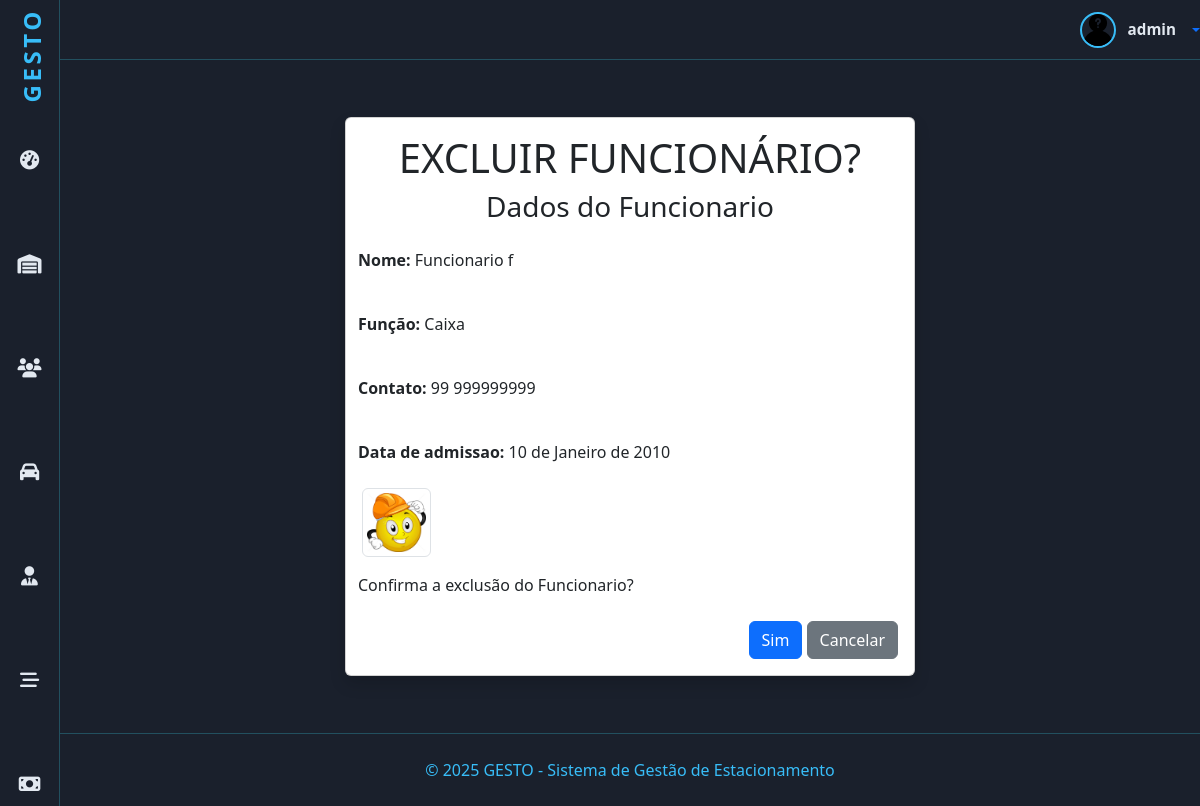
Page /funcionarios/1/funcionario/apagar (signed in) on the committed database.
### funcionarios/models.py (models this page shows, shortened)
class Funcionario(PessoaFisica):
    cpf = models.CharField('CPF ', max_length=14, unique=True, null=True, blank=True)
    funcao = models.CharField('Função', max_length=35, help_text='Função na empresa')
    data_admissao = models.DateField('Admissão', help_text='Data de admissão na empresa')
    class Meta:
        verbose_name = 'Funcionário'
        verbose_name_plural = 'Funcionários'
        ordering = [Upper('nome')]

### funcionarios/views.py (the view)
# urls.py: path('<int:pk>/funcionario/apagar', FuncionarioDeleteView.as_view(), name='funcionario_apagar'),
class FuncionarioDeleteView(PermissionRequiredMixin, SuccessMessageMixin, DeleteView):
    permission_required = 'funcionarios.delete_funcionario'
    permission_denied_message = 'Apagar funcionario'
    model = Funcionario
    template_name = 'funcionario_apagar.html'
    success_url = reverse_lazy('funcionarios')
    success_message = 'Funcionario excluído com sucesso!'

### funcionarios/templates/funcionario_apagar.html (shortened to what this page needs)
{% extends 'principal.html' %}
{% load django_bootstrap5 %}
{% block content %}
<div id="dados">
    <div class="card shadow m-3 col-md-6 mx-auto">
        <div class="card-body">
            <div class="row">
                <h1 class="text-center">EXCLUIR FUNCIONÁRIO?</h1>
                <h3 class="text-center">Dados do Funcionario</h3>
                <p class="p-2 mt-2"><strong>Nome: </strong>{{ funcionario.nome }}</p>
                <p class="p-2 mt-2"><strong>Função: </strong>{{ funcionario.funcao }}</p>
                <p class="p-2 mt-2"><strong>Contato: </strong>{{ funcionario.fone }}</p>
                <p class="p-2 mt-2"><strong>Data de admissao: </strong>{{ funcionario.data_admissao }}</p>
                {% if object.foto.url is not empty %}
                    <div class="col-2">
                        <img src="{{ object.foto.url }}" class="img-thumbnail" width="100" height="100" alt="/">
                    </div>
                {% endif %}
                <p class="p-2 mt-2">Confirma a exclusão do Funcionario?</p>
                <form method="POST" enctype="multipart/form-data">
                    <div class="text-end">
                        {% bootstrap_button button_type="submit" content="Sim" %}
                        <a href="{% url 'funcionarios' %}" class="btn btn-secondary text-white" type="button">
                           <span class="text">Cancelar</span>
                        </a>
                    </div>
                </form>
            </div>
        </div>
    </div>
    </div>
{% endblock %}

### home/templates/principal.html (shortened to what this page needs)
<!doctype html>
{% load static %}
{% load django_bootstrap5 %}
<html lang="pt-br">
<head>
    {% block head %}
    {% include "head.html" %}
    {% endblock %}
</head>
<body>
<header id="header-top" role="banner" aria-label="Cabeçalho superior">
    <div class="dropdown">
        <a href="#" class="user-profile text-decoration-none dropdown-toggle" data-bs-toggle="dropdown"
           aria-expanded="false">
            {% if user.is_authenticated %}
                {% if user.funcionario.foto %}
                    <img src="{{ user.funcionario.foto.url }}" alt="Avatar do utilizador"/>
                {% else %}
                    <img src="{% static 'img/desconhecido.png' %}" alt="Avatar do utilizador"/>
                {% endif %}
                <span>{{ user.username }}</span>
            {% else %}
                <i class="fas fa-sign-in-alt me-2"></i>
                <span>Acesso</span>
            {% endif %}
        </a>
    </div>
</header>
{% if request.user.is_authenticated %}
    <nav id="sidebar" aria-label="Menu principal">
        <div class="logo" aria-label="Logo GESTO">
            <a href="{% url 'index' %}"
               class="nav-link {% if request.resolver_match.url_name == 'index' %}active{% endif %}">GESTO</a>
        </div>
        <div data-bs-spy="scroll"  data-bs-offset="0" data-bs-smooth-scroll="true" class="scrollspy" tabindex="0">
      <ul class="nav flex-column" role="menu" aria-label="Navegação principal">
            <li class="nav-item" role="none">
                <a href="{% url 'index' %}"
                   class="nav-link {% if request.resolver_match.url_name == 'index' %}active{% endif %}">
                    <i class="fa-solid fa-gauge-high" aria-hidden="true"></i>
                </a>
            </li>
            <li class="nav-item" role="none">
                <a href="{% url 'estadias' %}"
                   class="nav-link {% if request.resolver_match.url_name == 'estadias' %}active{% endif %}">
                    <i class="fa-solid fa-warehouse" aria-hidden="true"></i>
                </a>
            </li>
            <li class="nav-item" role="none">
                <a href="{% url 'clientes' %}"
                   class="nav-link {% if request.resolver_match.url_name == 'clientes' %}active{% endif %}">
                    <i class="fas fa-users"></i>
                </a>
            </li>
            <li class="nav-item" role="none">
                <a href="{% url 'veiculos' %}"
                   class="nav-link {% if request.resolver_match.url_name == 'veiculos' %}active{% endif %}">
                    <i class="fas fa-car" aria-hidden="true"></i>
                </a>
            </li>
           <li class="nav-item" role="none">
                <a href="{% url 'funcionarios' %}"
                   class="nav-link {% if request.resolver_match.url_name == 'funcionarios' %}active{% endif %}">
                    <i class="fas fa-user-tie" aria-hidden="true"></i>
                </a>
            </li>
            <li class="nav-item" role="none">
                <a href="{% url 'vagas' %}"
                   class="nav-link {% if request.resolver_match.url_name == 'vagas' %}active{% endif %}">
                    <i class="fas fa-stream" aria-hidden="true"></i>
                </a>
            </li>
            <li class="nav-item" role="none">
                <a href="{% url 'valores' %}"
                   class="nav-link {% if request.resolver_match.url_name == 'valores' %}active{% endif %}">
                    <i class="fa-solid fa-money-bill" aria-hidden="true"></i>
                </a>
            </li>
        </ul>
    </div>
    </nav>
{% endif %}
{% block content %}{% endblock %}
{% block footer %}
{% include "footer.html" %}
{% endblock %}
</body>
</html>

### home/templates/head.html (style rules this page uses)
:root { --bg-primary: #1a202c; --bg-card: #2d3748; --text-primary: #e2e8f0; --highlight: #38bdf8; --border-subtle: rgba(56, 223, 248, 0.25); --table-row-alt: #374151; }
.scrollspy { position: relative; height: 100vh; margin-top: .5rem; overflow: auto; -ms-overflow-style: none; scrollbar-width: none; }
body { background-color: var(--bg-primary); color: var(--text-primary); font-family: "Segoe UI", Tahoma, Geneva, Verdana, sans-serif; min-height: 100vh; overflow-x: hidden; margin-left: 5%; }
#dados { margin-top: 5%; margin-bottom: 5%; }
#sidebar { background-color: var(--bg-primary); min-height: 100vh; width: 5%; position: fixed; top: 0; left: 0; padding-top: 0.5rem; display: flex; flex-direction: column; align-items: center; border-right: 1px solid var(--border-subtle); z-index: 1030; transition: 0.7s ease-out; margin-bottom: 10%; }
#sidebar .logo { font-weight: 700; font-size: 1.5rem; color: var(--highlight); margin-bottom: 2rem; user-select: none; writing-mode: vertical-rl; transform: rotate(180deg); letter-spacing: 0.15em; text-align: center; width: 32px; }
#sidebar ul.nav { list-style: none; padding: 0; margin: 0; width: 100%; margin-bottom: 10%; padding-bottom: 30%; }
#sidebar ul.nav li { width: 100%; margin-bottom: 1.5rem; text-align: center; }
#sidebar ul.nav li a { color: var(--text-primary); font-size: 1.2rem; display: block; width: 100%; padding: 0.2rem 0; transition: color 0.3s; position: relative; }
#header-top { height: 60px; border-bottom: 1px solid var(--border-subtle); display: flex; align-items: center; justify-content: flex-end; gap: 1.5rem; margin-bottom: 2rem; color: var(--text-primary); }
#header-top .user-profile { display: flex; align-items: center; gap: 0.75rem; cursor: pointer; user-select: none; }
#header-top .user-profile img { width: 36px; height: 36px; border-radius: 50%; border: 2px solid var(--highlight); object-fit: cover; }
#header-top .user-profile span { font-weight: 600; font-size: 0.95rem; color: var(--text-primary); white-space: nowrap; }

### rows in the picture
Funcionario: nome "Funcionario f", funcao "Caixa", fone "99 999999999", data_admissao "10 de Janeiro de 2010", foto (picture)

### other values in the picture
{{ user.username }} "admin"
